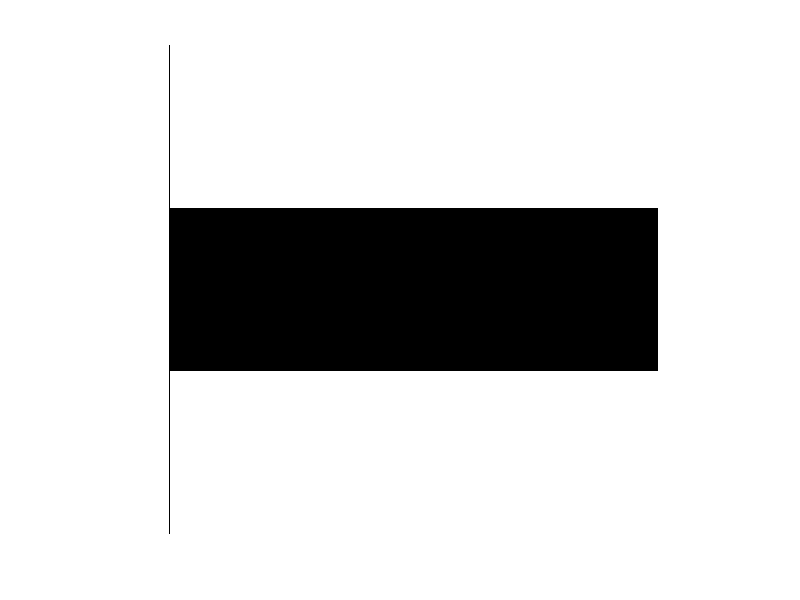

This chart was generated by the following MATLAB code:
clc, clear, close all;


% 画像データの生成
img = [1 1 1; 0 0 0; 1 1 1];

% figureの作成
figure;

% フレームの生成と表示
for i = 1:100
    % 画像データの変更
    tempImg = img;
    tempImg(1, 1) = i/100;

    % 画像を表示
    imshow(tempImg, 'InitialMagnification','fit');

    % 描画の更新
    drawnow;

    % 遅延 (0.1秒)
    pause(0.1);
end